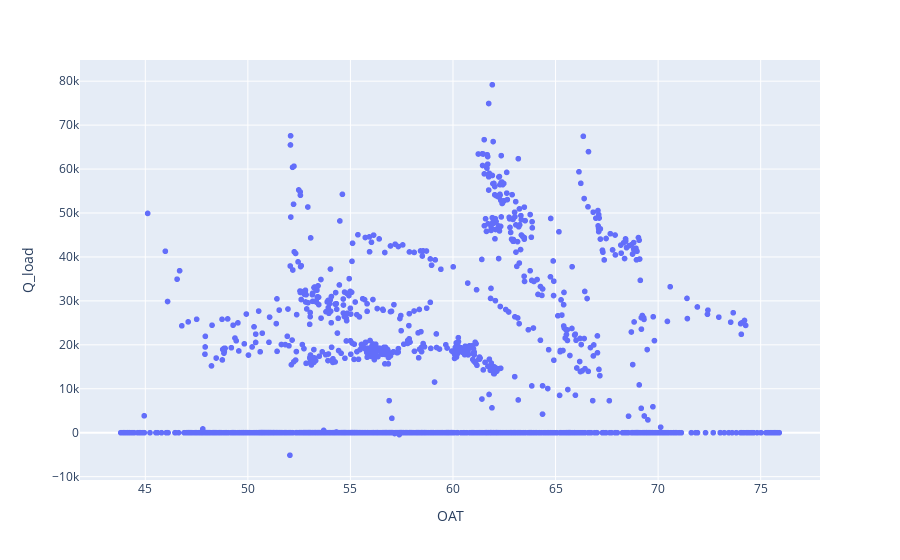

The notebook cell this image was saved under:
### Code cell
df.plot.scatter(x='OAT', y='Q_load', c='DarkBlue')

### Figure 1 — Plotly figure (JSON) as saved in the notebook; plotly's stock layout.template omitted (floating-point values rounded to 4 significant figures; data arrays with more than 128 entries replaced by an {"elided": "..."} marker saying what was removed)
{"data": [{"hovertemplate": "OAT=%{x}<br>Q_load=%{y}<extra></extra>", "legendgroup": "", "marker": {"color": "#636efa", "symbol": "circle"}, "mode": "markers", "name": "", "showlegend": false, "type": "scattergl", "x": {"elided": "1921 float values"}, "xaxis": "x", "y": {"elided": "1921 float values"}, "yaxis": "y"}], "layout": {"legend": {"tracegroupgap": 0}, "margin": {"t": 60}, "xaxis": {"anchor": "y", "domain": [0, 1], "title": {"text": "OAT"}}, "yaxis": {"anchor": "x", "domain": [0, 1], "title": {"text": "Q_load"}}}}
